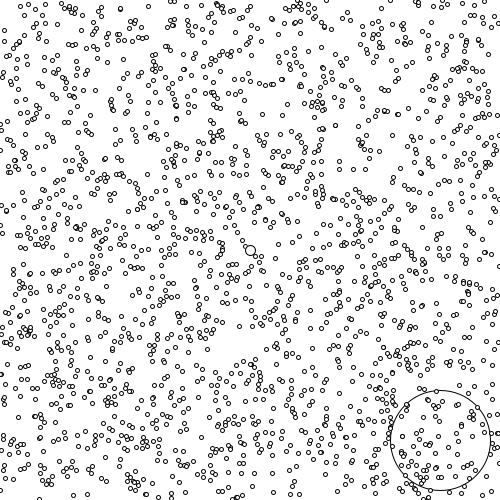
Frame 1 (no input)
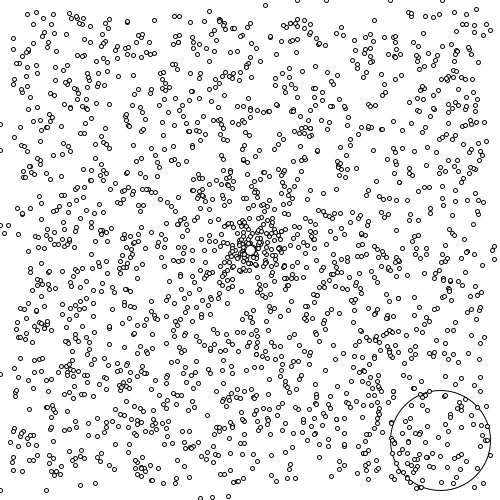
Frame 60 (the mouse pressed at the canvas centre just before this capture)
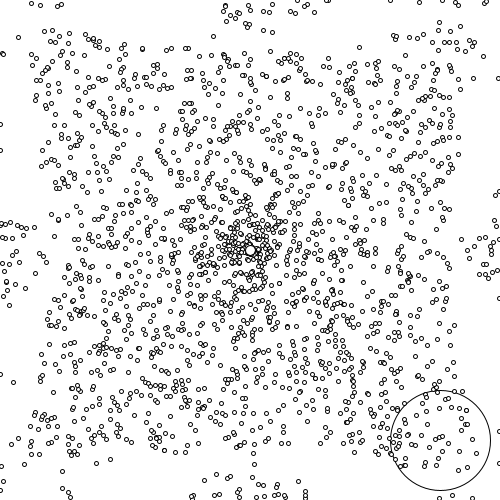
Frame 120 (the mouse held since frame 60 and released just before this capture)

The Processing sketch that drew these frames (run headless with seeded random() and noise(); from frame 60 on, the mouse is pressed at the canvas centre):

// Processing sketch: SmthAboutParticles
// ── SmthAboutParticles.pde

Particle[] particle;
PVector[]forceDist;
int NUMBER_OF_PARTICLES = 2000;
boolean velsUpdated = false;
ArrayList<PVector> forceDot;
float MAX_FORCE = 20;

PVector buttonCenter;
int BUTTON_RADIUS = 50;

void setup(){
  size(500, 500);
  forceDot = new ArrayList<PVector>();
  forceDot.add( new PVector(width/2, height/2) );
  particle = new Particle[NUMBER_OF_PARTICLES];
  forceDist = new PVector[width * height];
  
  for(int i = 0; i < NUMBER_OF_PARTICLES; i++){
    particle[i] = new Particle();
  }
  
  //crating a button
  buttonCenter = new PVector(width - BUTTON_RADIUS - 10, height - BUTTON_RADIUS - 10);
  
}

void updateVel(){
  for(int x = 0; x < width; x++){
    for(int y = 0; y < height; y++){

      forceDist[y * width + x] = new PVector(0, 0);
      
      for(int i = 0; i < (int)forceDot.size(); i++){
        PVector currFDot = forceDot.get(i);
        
        float currX = currFDot.x - x;
        float currY = currFDot.y - y;
        PVector currVec = new PVector(currX, currY);
        float contedForce = 10/pow(currVec.mag(), 1.2);
        if(contedForce > MAX_FORCE){
          contedForce = MAX_FORCE;
        }
        currVec.setMag( contedForce );
        forceDist[y * width + x].add(currVec);
      }
    }
  }
}

void showParticles(){
  for(int i = 0; i < particle.length; i++){
    particle[i].show();
  }
}

void aplyForce(){
  for(int i = 0; i < particle.length; i++){
    int currX = (int)particle[i].x;
    int currY = (int)particle[i].y;
    if(currX >= width || currX <= 0 || currY >= height || currY <= 0){
      particle[i].x -= particle[i].velX;
      particle[i].y -= particle[i].velY;
      particle[i].velX = particle[i].velY = 0;
    }
    int forceInd = (int)particle[i].y * width + (int)particle[i].x;
    particle[i].updateVel(forceDist[forceInd]);
  }
}

void mouseClicked(){
  if(dist(mouseX, mouseY, buttonCenter.x, buttonCenter.y) < BUTTON_RADIUS){
    forceDot = new ArrayList<PVector>();
  }else{
    forceDot.add( new PVector(mouseX, mouseY) );
  }
  velsUpdated = false;
}

void draw(){
  background(255);
  
  //showing button
  ellipse(buttonCenter.x, buttonCenter.y, BUTTON_RADIUS*2, BUTTON_RADIUS*2);
  
  showParticles();
  
  for(PVector atractPoint: forceDot){
    ellipse(atractPoint.x, atractPoint.y, 10, 10);
  }
  if(!velsUpdated){
    updateVel();
    velsUpdated = true;
  }
  aplyForce();
  
}
// ── Particle.pde
class Particle{
  Particle(){
    x = random(width);
    y = random(height);
    velX = 0;
    velY = 0;
  }
  
  public void show(){
    ellipse(x, y, 4, 4);
  }
  
  public void updateVel(PVector force){
    velX += force.x;
    velY += force.y;
    
    velX *= 0.98;
    velY *= 0.98;
    
    x += velX;
    y += velY;
  }
  
  public float velX;
  public float velY;
  
  public float x;
  public float y;
}
